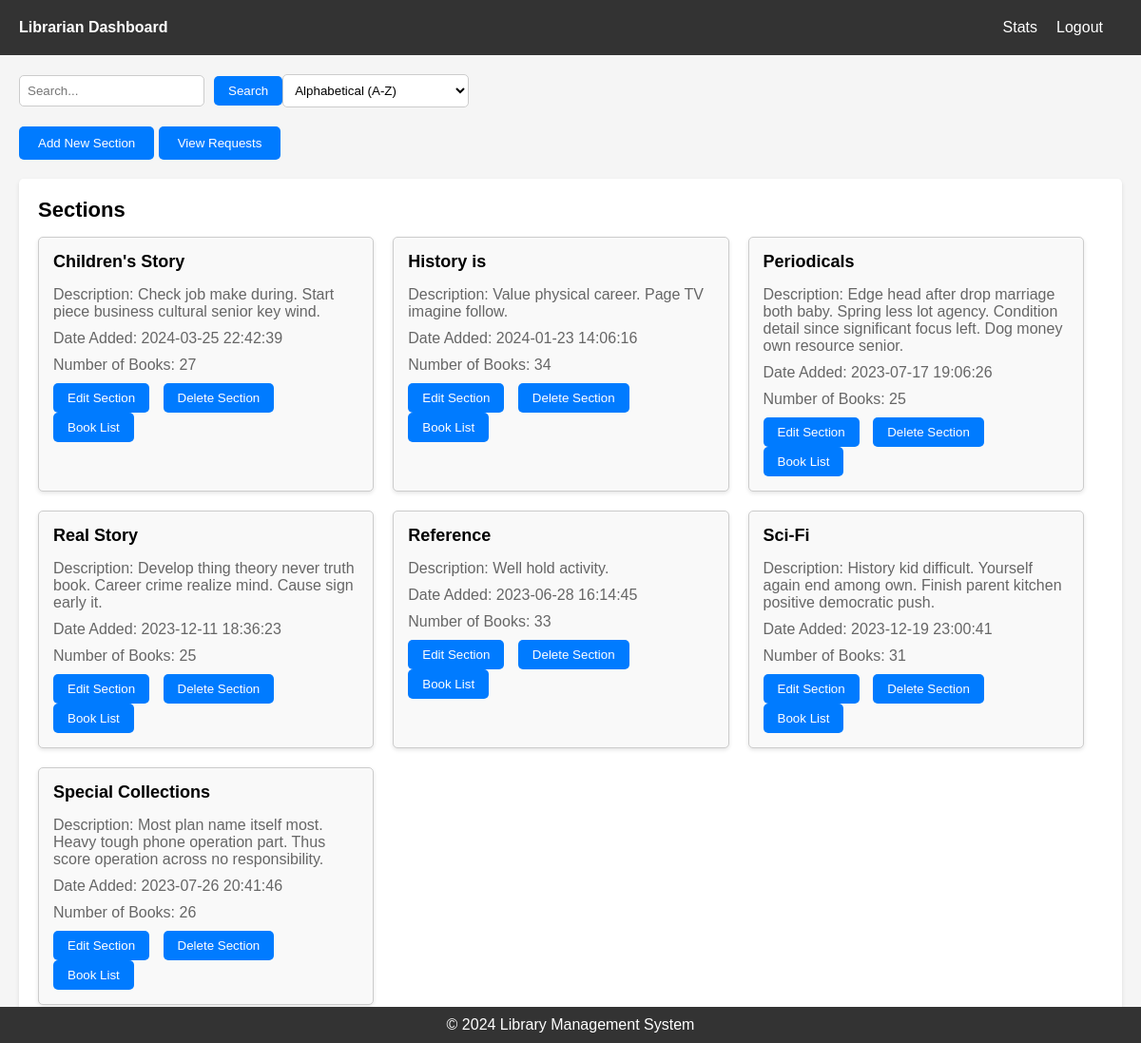
The page /librarian/dashboard (signed in) on the database its author committed.
### application/models.py (models this page shows, shortened)
class Section(db.Model):
    id = db.Column(db.Integer, primary_key=True)
    name = db.Column(db.String(100), nullable=False, unique=True)
    description = db.Column(db.Text, nullable=True)
    image = db.Column(db.String(255), nullable=True)  # Image URL or file path
    date_added = db.Column(db.DateTime, nullable=False, default=db.func.current_timestamp())
    books = relationship('Book', back_populates='section')
    @property
    def book_count(self):
        return len(self.books)

### application/routes.py (the view)
@app.route('/librarian/dashboard')
@login_required
def librarian_dashboard():
    sections = Section.query.all()  # Assuming you have a way to fetch all sections
    current_date = datetime.utcnow()  # Example for current date
    return render_template('librarian/librarian_dashboard.html', sections=sections, current_date=current_date)

### application/routes.py (called while the page is built)
@login_manager.user_loader
def load_user(user_id):
    return User.query.get(int(user_id))

### templates/librarian/librarian_dashboard.html (shortened to what this page needs)
<!DOCTYPE html>
<html lang="en">
<head>
    <link rel="stylesheet" href="{{ url_for('static', filename='librarian_dashboard.css') }}">
    <link rel ="stylesheet" href="{{ url_for('static', filename='librarian_nav.css') }}">
    <link rel ="stylesheet" href="{{ url_for('static', filename='footer.css') }}">
</head>
<body>
    <header>
        <nav>
            <ul>
                <li><a href="{{ url_for('librarian_dashboard') }}" class="dashboard-link">Librarian Dashboard</a></li>
                <li class="navbar-right"><a href="{{ url_for('logout') }}">Logout</a></li>
                <li class="navbar-right"><a href="{{ url_for('librarian_statistics') }}">Stats</a></li>
            </ul>
        </nav>
    </header>
    <main>
        <div class="search-filter">
            <input type="text" id="search-input" placeholder="Search...">
            <button id="search-button">Search</button>
            <select id="sort-filter">
                <option value="asc_alpha">Alphabetical (A-Z)</option>
            </select>
        </div>
        <button id="add-section-button" onclick="redirectToSectionAdd()">Add New Section</button>
        <button id="add-section-button" onclick="redirectToRequest()">View Requests</button>
        <section class="section-list">
            <h2>Sections</h2>
            <div class="section-container">
                {% for section in sections %}
                    <div class="section">
                        <div class="section-header">
                            <h3>{{ section.name }}</h3>
                        </div>
                        <div class="section-details">
                            <p>Description: {{ section.description }}</p>
                            <p>Date Added: {{ section.date_added }}</p>
                            <p>Number of Books: {{ section.book_count }}</p>
                        </div>
                        <div class="section-buttons">
                            <button onclick="editSection({{ section.id }})">Edit Section</button>
                            <button onclick="deleteSection({{ section.id }})">Delete Section</button>
                            <button onclick="bookList({{ section.id }})">Book List</button>
                        </div>
                    </div>
                {% endfor %}
            </div>
        </section>
    </main>
    <footer>
        <p>&copy; 2024 Library Management System</p>
    </footer>
</body>
</html>

### static/librarian_dashboard.css (style rules this page uses)
* { margin: 0; padding: 0; box-sizing: border-box; }
body { font-family: Arial, sans-serif; background-color: #f5f5f5; }
main { padding: 20px; }
.search-filter { margin-bottom: 20px; display: flex; align-items: center; }
.search-filter input[type="text"] { padding: 8px; border-radius: 5px; border: 1px solid #ccc; margin-right: 10px; }
.search-filter button { padding: 8px 15px; background-color: #007bff; color: #fff; border: none; border-radius: 5px; cursor: pointer; }
#sort-filter { padding: 8px; border-radius: 5px; border: 1px solid #ccc; background-color: #fff; cursor: pointer; }
#add-section-button { background-color: #007bff; color: #fff; border: none; padding: 10px 20px; border-radius: 5px; cursor: pointer; margin-bottom: 20px; }
.section { border: 1px solid #ccc; padding: 10px; border-radius: 5px; }
.section .section-header { display: flex; align-items: center; justify-content: space-between; margin-bottom: 10px; }
.section-details p { margin: 5px 0; }
.section-buttons button { margin-right: 5px; background-color: #007bff; color: white; border: none; padding: 5px 10px; border-radius: 4px; cursor: pointer; }
.section-list { background-color: #fff; padding: 20px; border-radius: 5px; box-shadow: 0 2px 4px rgba(0, 0, 0, 0.1); }
.section-list h2 { margin-bottom: 15px; font-size: 22px; }
.section-container { display: flex; flex-wrap: wrap; gap: 20px; }
.section { background-color: #f9f9f9; padding: 15px; border-radius: 5px; box-shadow: 0 2px 4px rgba(0, 0, 0, 0.1); width: calc(33.33% - 20px); }
.section h3 { font-size: 18px; margin-bottom: 5px; }
.section p { margin-bottom: 10px; color: #666; }
.section-buttons button { margin-right: 10px; padding: 8px 15px; background-color: #007bff; color: #fff; border: none; border-radius: 5px; cursor: pointer; }

### static/librarian_nav.css (style rules this page uses)
header { background-color: #333; color: #fff; padding: 20px; }
nav ul { list-style-type: none; margin: 0; padding: 0; }
nav ul li { display: inline; margin-right: 20px; }
nav ul li a { color: #fff; text-decoration: none; }
nav ul li a.dashboard-link { font-weight: bold; }
.navbar-right { float: right; }

### static/footer.css (style rules this page uses)
footer { background-color: #333; color: #fff; text-align: center; padding: 10px 0; position: fixed; bottom: 0; width: 100%; }
footer p { margin: 0; }

### rows shown on the page
Section: name "Real Story", description "Develop thing theory never truth book. Career crime realize mind. Cause sign early it.", date_added "2023-12-11 18:36:23", book_count "25"
Section: name "Reference", description "Well hold activity.", date_added "2023-06-28 16:14:45", book_count "33"
Section: name "Periodicals", description "Edge head after drop marriage both baby. Spring less lot agency. Condition detail since significant focus left. Dog money own resource senior.", date_added "2023-07-17 19:06:26", book_count "25"
Section: name "Children's Story", description "Check job make during. Start piece business cultural senior key wind.", date_added "2024-03-25 22:42:39", book_count "27"
Section: name "Special Collections", description "Most plan name itself most. Heavy tough phone operation part. Thus score operation across no responsibility.", date_added "2023-07-26 20:41:46", book_count "26"
Section: name "Sci-Fi", description "History kid difficult. Yourself again end among own. Finish parent kitchen positive democratic push.", date_added "2023-12-19 23:00:41", book_count "31"
Section: name "History is", description "Value physical career. Page TV imagine follow.", date_added "2024-01-23 14:06:16", book_count "34"
